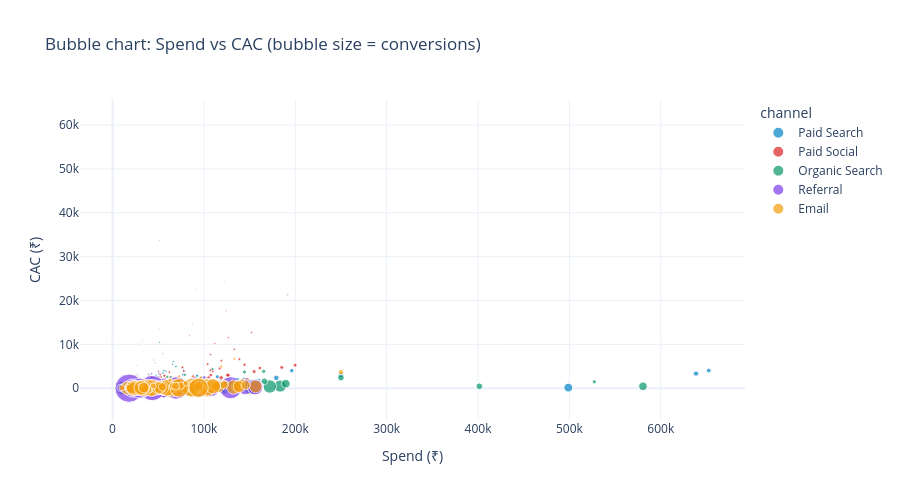

Write notebook code for a chart like this one.
### Code cell
# ── 7.2 Bubble chart: Spend vs CAC, sized by Conversions, coloured by Channel ─
fig = px.scatter(df, x='spend_amount', y='cac_calculated', size='conversions',
                color='channel', hover_data=['city', 'subscription_tier'],
                title='Bubble chart: Spend vs CAC (bubble size = conversions)',
                labels={'spend_amount': 'Spend (₹)', 'cac_calculated': 'CAC (₹)'},
                color_discrete_map={'Organic Search': '#059669', 'Paid Search': '#0284C7',
                                    'Paid Social': '#DC2626', 'Email': '#F59E0B', 'Referral': '#7C3AED'},
                template='plotly_white', opacity=0.7)
fig.update_layout(height=500, width=900)
fig.show()
